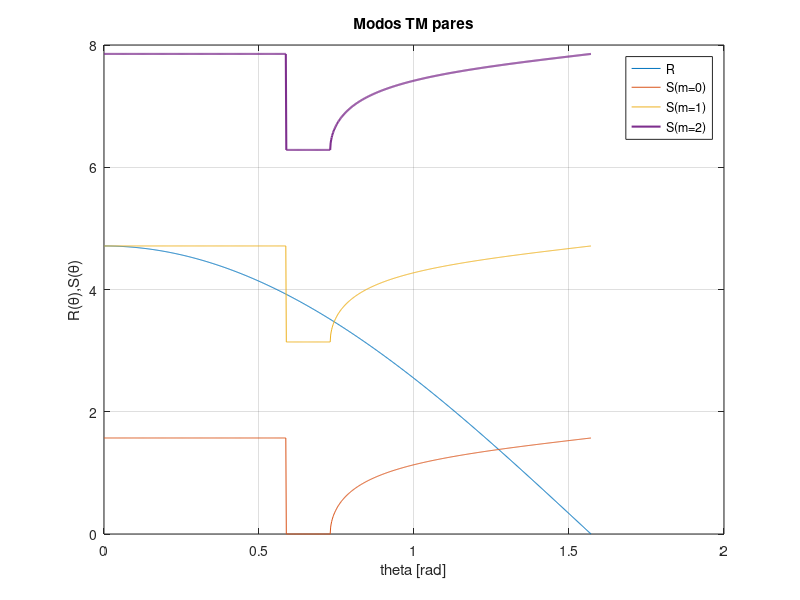

Here is the MATLAB script that generated this plot: (Note: this script raises an error after producing the figure.)
clc, close all, clear all

% Método ondulatorio
% modos TM

%Parámetros
%Todas las unidades en um
n1=1.5;  %core
n2=1;    %cladding
h=1;     %grosor del core
lambda=1; %longitud de onda
k0=2*pi/lambda;  %numero de onda

%PARES

%Ecuación de dispersión

R=@(theta) (h/2)*k0*n1.*cos(theta);
S0=@(theta) atan(((n1^2)/(n2^2)).*((sqrt((k0*n1.*sin(theta)).^2 -(n2^2)*(k0^2)))./(sqrt((n1^2)*(k0^2) -(k0*n1.*sin(theta)).^2))));
S1=@(theta) pi + atan(((n1^2)/(n2^2)).*((sqrt((k0*n1.*sin(theta)).^2 -(n2^2)*(k0^2)))./(sqrt((n1^2)*(k0^2) -(k0*n1.*sin(theta)).^2))));
S2=@(theta) 2*pi + atan(((n1^2)/(n2^2)).*((sqrt((k0*n1.*sin(theta)).^2 -(n2^2)*(k0^2)))./(sqrt((n1^2)*(k0^2) -(k0*n1.*sin(theta)).^2))));

%Plot
theta=linspace(0,pi/2,1000);
figure('Name','Modos TM'), plot(theta,R(theta),theta,S0(theta),theta,S1(theta), ...
    theta,S2(theta),'LineWidth',1.5), grid on
legend('R','S(m=0)','S(m=1)','S(m=2)','S(m=3)','Location','best')
title('Modos TM pares')
xlabel('theta [rad]') 
ylabel('R(θ),S(θ)')

% Ecuación de dispersión
% syms theta
% r=(h/2)*k0*n1.*cos(theta);
% s0=atan(((n1^2)/(n2^2)).*((sqrt((k0*n1.*sin(theta)).^2 -(n2^2)*(k0^2)))./(sqrt((n1^2)*(k0^2) -(k0*n1.*sin(theta)).^2))));
% s1=pi + atan(((n1^2)/(n2^2)).*((sqrt((k0*n1.*sin(theta)).^2 -(n2^2)*(k0^2)))./(sqrt((n1^2)*(k0^2) -(k0*n1.*sin(theta)).^2))));
% s2=2*pi + atan(((n1^2)/(n2^2)).*((sqrt((k0*n1.*sin(theta)).^2 -(n2^2)*(k0^2)))./(sqrt((n1^2)*(k0^2) -(k0*n1.*sin(theta)).^2))));
% 
% % Método de Newton para hallar las soluciones (intersecciones de las gráficas)
% f = r-s1;
% df = diff(f)
f=@(theta) (h/2)*k0*n1.*cos(theta) -atan(((n1^2)/(n2^2)).*((sqrt((k0*n1.*sin(theta)).^2 -(n2^2)*(k0^2)))./(sqrt((n1^2)*(k0^2) -(k0*n1.*sin(theta)).^2))));
df=@(theta)((81*pi^2*cos(theta)*sin(theta))/(4*(9*pi^2*sin(theta)^2 -2778046668940015/70368744177664)^(1/2)*(3125302502557517/35184372088832 - 9*pi^2*sin(theta)^2)^(1/2)) + (81*pi^2*cos(theta)*sin(theta)*(9*pi^2*sin(theta)^2 - 2778046668940015/70368744177664)^(1/2))/(4*(3125302502557517/35184372088832 - 9*pi^2*sin(theta)^2)^(3/2)))/((81*(9*pi^2*sin(theta)^2 - 2778046668940015/70368744177664))/(16*(9*pi^2*sin(theta)^2 - 3125302502557517/35184372088832)) - 1) - (3*pi*sin(theta))/2;
p0= 1;
delta=1e-6;
epsilon=1e-6;
max=20;
[p0, err, k, y] = newton(f, df, p0, delta, epsilon, max) 

%IMPARES

% Ecuación de dispersión
% R=@(theta) (h/2)*k0*n1.*cos(theta);
% S0=@(theta) -atan(((n2^2).*(sqrt((n1^2)*(k0^2) -(k0*n1*sin(theta)).^2)))./((n1^2).*(sqrt((k0*n1*sin(theta)).^2 -(n2^2)*(k0^2)))));
% S1=@(theta) pi -atan(((n2^2).*(sqrt((n1^2)*(k0^2) -(k0*n1*sin(theta)).^2)))./((n1^2).*(sqrt((k0*n1*sin(theta)).^2 -(n2^2)*(k0^2)))));
% S2=@(theta) 2*pi -atan(((n2^2).*(sqrt((n1^2)*(k0^2) -(k0*n1*sin(theta)).^2)))./((n1^2).*(sqrt((k0*n1*sin(theta)).^2 -(n2^2)*(k0^2)))));
% 
% % 
% %Plot
% theta=linspace(0,pi/2,1000);
% figure('Name','Modos TM'), plot(theta,R(theta),theta,S0(theta),theta,S1(theta), ...
%     theta,S2(theta),'LineWidth',1.5), grid on
% legend('R','S(m=0)','S(m=1)','S(m=2)','S(m=3)','Location','best')
% title('Modos TM impares')
% xlabel('theta [rad]') 
% ylabel('R(θ),S(θ)')

% Ecuación de dispersión
% syms theta
% r=(h/2)*k0*n1.*cos(theta);
% s0=-atan(((n2^2).*(sqrt((n1^2)*(k0^2) -(k0*n1*sin(theta)).^2)))./((n1^2).*(sqrt((k0*n1*sin(theta)).^2 -(n2^2)*(k0^2)))));
% s1=pi -atan(((n2^2).*(sqrt((n1^2)*(k0^2) -(k0*n1*sin(theta)).^2)))./((n1^2).*(sqrt((k0*n1*sin(theta)).^2 -(n2^2)*(k0^2)))));
% s2=2*pi -atan(((n2^2).*(sqrt((n1^2)*(k0^2) -(k0*n1*sin(theta)).^2)))./((n1^2).*(sqrt((k0*n1*sin(theta)).^2 -(n2^2)*(k0^2)))));
% 
% % Método de Newton para hallar las soluciones (intersecciones de las gráficas)
% f = r-s0;
% df = diff(f)
% f=@(theta) (h/2)*k0*n1.*cos(theta) -pi + atan(((n2^2).*(sqrt((n1^2)*(k0^2) -(k0*n1*sin(theta)).^2)))./((n1^2).*(sqrt((k0*n1*sin(theta)).^2 -(n2^2)*(k0^2)))));
% df=@(theta) ((4*pi^2*cos(theta)*sin(theta))/((9*pi^2*sin(theta)^2 -2778046668940015/70368744177664)^(1/2)*(3125302502557517/35184372088832 - 9*pi^2*sin(theta)^2)^(1/2)) + (4*pi^2*cos(theta)*sin(theta)*(3125302502557517/35184372088832 - 9*pi^2*sin(theta)^2)^(1/2))/(9*pi^2*sin(theta)^2 - 2778046668940015/70368744177664)^(3/2))/((16*(9*pi^2*sin(theta)^2 - 3125302502557517/35184372088832))/(81*(9*pi^2*sin(theta)^2 - 2778046668940015/70368744177664)) - 1) - (3*pi*sin(theta))/2;
% p0= 1;
% delta=1e-6;
% epsilon=1e-6;
% max=20;
% [p0, err, k, y] = newton(f, df, p0, delta, epsilon, max) 


